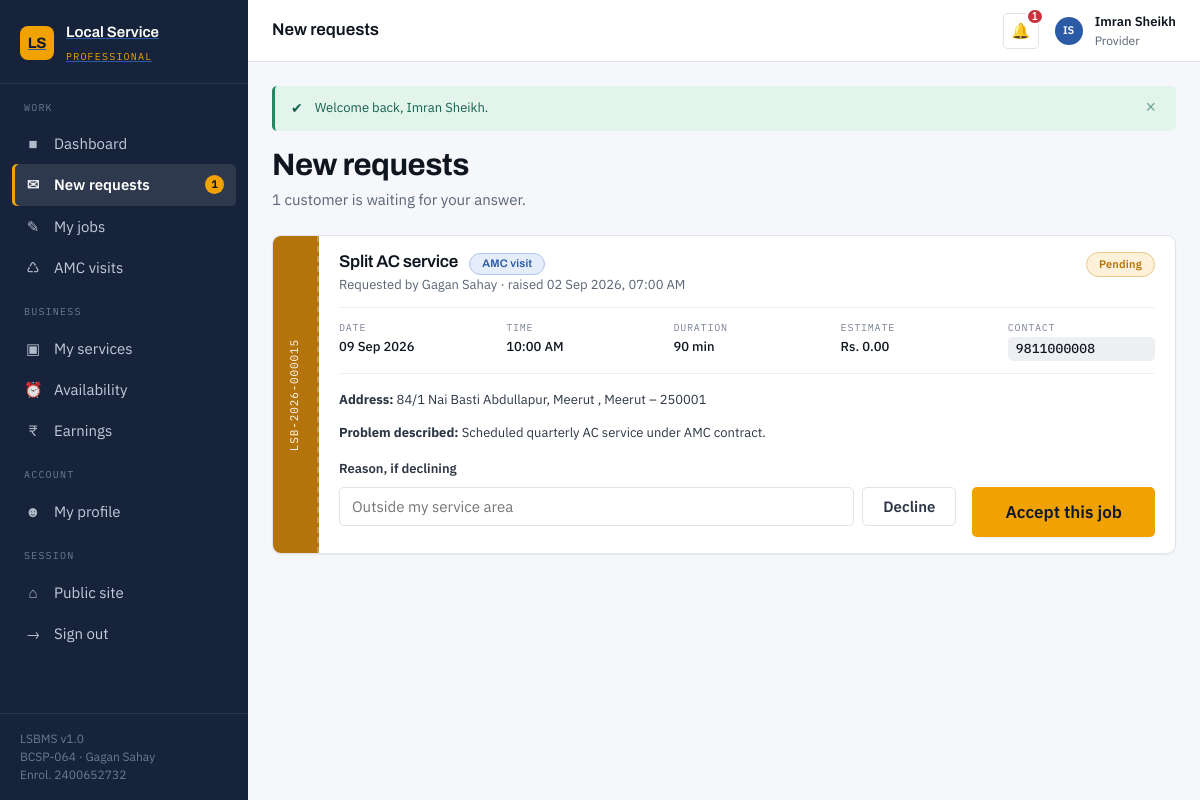
The app's page /provider/requests.php (signed in) with its own data.
### tables this page shows
CREATE TABLE bookings (
    booking_id          INT UNSIGNED NOT NULL AUTO_INCREMENT,
    booking_code        VARCHAR(20)  NOT NULL,
    user_id             INT UNSIGNED NOT NULL COMMENT 'The customer raising the request',
    provider_id         INT UNSIGNED NOT NULL,
    service_id          INT UNSIGNED     NULL COMMENT 'NULL when booked directly against a provider',
    booking_date        DATE         NOT NULL,
    booking_time        TIME         NOT NULL,
    duration_minutes    SMALLINT UNSIGNED NOT NULL DEFAULT 60,
    service_address     VARCHAR(255) NOT NULL,
    city                VARCHAR(60)      NULL,
    pincode             VARCHAR(6)       NULL,
    problem_description TEXT             NULL,
    status              ENUM('pending','confirmed','in_progress','completed','cancelled','rejected')
                        NOT NULL DEFAULT 'pending',
    estimated_cost      DECIMAL(10,2) NOT NULL DEFAULT 0.00,
    final_cost          DECIMAL(10,2)     NULL,
    cancellation_reason VARCHAR(255)      NULL,
    is_maintenance      TINYINT(1)   NOT NULL DEFAULT 0 COMMENT '1 = auto-raised by an AMC contract',
    created_at          DATETIME     NOT NULL DEFAULT CURRENT_TIMESTAMP,
    updated_at          DATETIME     NOT NULL DEFAULT CURRENT_TIMESTAMP ON UPDATE CURRENT_TIMESTAMP,

    PRIMARY KEY (booking_id),
    UNIQUE  KEY uq_bookings_code (booking_code),
    KEY idx_bookings_user     (user_id),
    KEY idx_bookings_provider (provider_id),
    KEY idx_bookings_service  (service_id),
    KEY idx_bookings_status   (status),
    KEY idx_bookings_date     (booking_date),
     
     
    KEY idx_bookings_slot     (provider_id, booking_date, booking_time),

    CONSTRAINT fk_bookings_user
        FOREIGN KEY (user_id)     REFERENCES users (user_id)
        ON DELETE CASCADE  ON UPDATE CASCADE,
    CONSTRAINT fk_bookings_provider
        FOREIGN KEY (provider_id) REFERENCES providers (provider_id)
        ON DELETE CASCADE  ON UPDATE CASCADE,
    CONSTRAINT fk_bookings_service
        FOREIGN KEY (service_id)  REFERENCES services (service_id)
        ON DELETE SET NULL ON UPDATE CASCADE
);

CREATE TABLE services (
    service_id       INT UNSIGNED NOT NULL AUTO_INCREMENT,
    provider_id      INT UNSIGNED NOT NULL,
    category_id      INT UNSIGNED NOT NULL,
    service_name     VARCHAR(120) NOT NULL,
    description      TEXT             NULL,
    base_price       DECIMAL(10,2) NOT NULL DEFAULT 0.00,
    duration_minutes SMALLINT UNSIGNED NOT NULL DEFAULT 60,
    is_active        TINYINT(1)   NOT NULL DEFAULT 1,
    created_at       DATETIME     NOT NULL DEFAULT CURRENT_TIMESTAMP,

    PRIMARY KEY (service_id),
    KEY idx_services_provider (provider_id),
    KEY idx_services_category (category_id),
    KEY idx_services_active   (is_active),

    CONSTRAINT fk_services_provider
        FOREIGN KEY (provider_id) REFERENCES providers (provider_id)
        ON DELETE CASCADE  ON UPDATE CASCADE,
    CONSTRAINT fk_services_category
        FOREIGN KEY (category_id) REFERENCES categories (category_id)
        ON DELETE RESTRICT ON UPDATE CASCADE
);

CREATE TABLE users (
    user_id        INT UNSIGNED  NOT NULL AUTO_INCREMENT,
    full_name      VARCHAR(100)  NOT NULL,
    email          VARCHAR(150)  NOT NULL,
    password_hash  VARCHAR(255)  NOT NULL  COMMENT 'bcrypt output of password_hash(); never plaintext',
    phone          VARCHAR(15)   NOT NULL,
    address        VARCHAR(255)      NULL,
    city           VARCHAR(60)       NULL,
    pincode        VARCHAR(6)        NULL,
    profile_photo  VARCHAR(255)      NULL  COMMENT 'Relative path under assets/uploads/',
    role           ENUM('customer','provider','admin') NOT NULL DEFAULT 'customer',
    status         ENUM('active','suspended')          NOT NULL DEFAULT 'active',
    created_at     DATETIME      NOT NULL DEFAULT CURRENT_TIMESTAMP,
    updated_at     DATETIME      NOT NULL DEFAULT CURRENT_TIMESTAMP ON UPDATE CURRENT_TIMESTAMP,

    PRIMARY KEY (user_id),
    UNIQUE  KEY uq_users_email (email),
    KEY     idx_users_role     (role),
    KEY     idx_users_city     (city)
);

### provider/requests.php (the view, shortened to what this page needs)
<?php
$pdo        = db();
$providerId = current_provider_id();
$stmt = $pdo->prepare(
    "SELECT b.*, u.full_name AS customer_name, u.phone AS customer_phone, u.email AS customer_email,
            s.service_name, s.duration_minutes AS service_duration
       FROM bookings b
       JOIN users    u ON u.user_id    = b.user_id
       LEFT JOIN services s ON s.service_id = b.service_id
      WHERE b.provider_id = :pid AND b.status = 'pending'
      ORDER BY b.booking_date ASC, b.booking_time ASC"
);
$stmt->execute([':pid' => $providerId]);
$requests = $stmt->fetchAll();
include __DIR__ . '/../includes/header.php';
?>
<?php if (!$requests): ?>
    <div class="card">
        <div class="empty">
            <div class="empty__icon" aria-hidden="true">&#9993;</div>
            <h3>No requests waiting</h3>
            <p>
                You are all caught up. New booking requests will appear here, and you will
                get a notification the moment one arrives.
            </p>
            <a class="btn btn--primary" href="jobs.php">See your accepted jobs</a>
        </div>
    </div>
<?php else: ?>
    <?php foreach ($requests as $r): ?>
        <article class="jobcard" id="b<?= (int) $r['booking_id'] ?>">
            <div class="jobcard__stub jobcard__stub--pending">
                <span class="jobcard__code"><?= e($r['booking_code']) ?></span>
            </div>
            <div class="jobcard__body">
                <div class="jobcard__top">
                    <div>
                        <h3 class="jobcard__title">
                            <?= e($r['service_name'] ?: 'General visit') ?>
                            <?php if ($r['is_maintenance']): ?>
                                <span class="badge badge--scheduled" style="margin-left:var(--sp-2)">AMC visit</span>
                            <?php endif; ?>
                        </h3>
                        <div class="jobcard__sub">
                            Requested by <?= e($r['customer_name']) ?>
                            &middot; raised <?= e(show_datetime($r['created_at'])) ?>
                        </div>
                    </div>
                    <?= status_badge('pending') ?>
                </div>
                <dl class="jobcard__facts">
                    <div><dt>Date</dt><dd><?= e(show_date($r['booking_date'])) ?></dd></div>
                    <div><dt>Time</dt><dd><?= e(show_time($r['booking_time'])) ?></dd></div>
                    <div><dt>Duration</dt><dd><?= (int) $r['duration_minutes'] ?> min</dd></div>
                    <div><dt>Estimate</dt><dd><?= e(money($r['estimated_cost'])) ?></dd></div>
                    <div><dt>Contact</dt><dd class="ref"><?= e($r['customer_phone']) ?></dd></div>
                </dl>
                <p class="text-small" style="margin:0 0 var(--sp-3)">
                    <strong>Address:</strong> <?= e($r['service_address']) ?>
                    <?= $r['city'] ? ', ' . e($r['city']) : '' ?>
                    <?= $r['pincode'] ? ' &ndash; ' . e($r['pincode']) : '' ?>
                </p>
                <?php if (!empty($r['problem_description'])): ?>
                    <p class="text-small" style="margin:0 0 var(--sp-4)">
                        <strong>Problem described:</strong> <?= e($r['problem_description']) ?>
                    </p>
                <?php endif; ?>
                <div class="jobcard__foot" style="gap:var(--sp-4);align-items:flex-start">
                    <form method="post" action="requests.php" style="flex:1;min-width:220px">
                        <label class="label" for="reason<?= (int) $r['booking_id'] ?>">
                            Reason, if declining
                        </label>
                        <div style="display:flex;gap:var(--sp-2)">
                            <input class="input" type="text" name="remarks"
                                   id="reason<?= (int) $r['booking_id'] ?>"
                                   placeholder="Outside my service area">
                            <button class="btn btn--outline" type="submit"
                                    data-confirm="Decline <?= e($r['booking_code']) ?>?">
                                Decline
                            </button>
                        </div>
                    </form>
                    <form method="post" action="requests.php">
                        <button class="btn btn--accent btn--lg" type="submit">Accept this job</button>
                    </form>
                </div>
            </div>
        </article>
    <?php endforeach; ?>
<?php endif; ?>
<?php include __DIR__ . '/../includes/footer.php'; ?>

### includes/functions.php (shortened to what this page needs)
<?php
function e($value): string
{
    return htmlspecialchars((string) ($value ?? ''), ENT_QUOTES | ENT_SUBSTITUTE, 'UTF-8');
}
function render_flashes(): string
{
    $icons = ['success' => '&#10004;', 'error' => '&#10006;', 'warning' => '&#9888;', 'info' => '&#8505;'];
    $html  = '';
    foreach ($_SESSION['flash'] as $f) {
        $type  = in_array($f['type'], ['success', 'error', 'warning', 'info'], true) ? $f['type'] : 'info';
        $html .= '<div class="alert alert--' . $type . '" role="alert">'
               . '<span class="alert__icon">' . ($icons[$type] ?? '') . '</span>'
               . '<span class="alert__text">' . e($f['message']) . '</span>'
               . '<button type="button" class="alert__close" aria-label="Dismiss">&times;</button>'
               . '</div>';
    }
    return $html;
}
function money($amount): string
{
    return CURRENCY . ' ' . number_format((float) $amount, 2);
}
function show_date(?string $date): string
{
    return $date ? date(DATE_FORMAT, strtotime($date)) : '--';
}
function show_time(?string $time): string
{
    return $time ? date(TIME_FORMAT, strtotime($time)) : '--';
}
function show_datetime(?string $dt): string
{
    return $dt ? date(DATETIME_FORMAT, strtotime($dt)) : '--';
}
function status_badge(string $status): string
{
    $labels = [
        'pending'     => 'Pending',
        'confirmed'   => 'Confirmed',
        'in_progress' => 'In Progress',
        'completed'   => 'Completed',
        'cancelled'   => 'Cancelled',
        'rejected'    => 'Rejected',
        'active'      => 'Active',
        'suspended'   => 'Suspended',
        'verified'    => 'Verified',
        'expired'     => 'Expired',
        'scheduled'   => 'Scheduled',
        'due'         => 'Due',
        'missed'      => 'Missed',
        'paid'        => 'Paid',
        'refunded'    => 'Refunded',
    ];
    $label = $labels[$status] ?? ucfirst(str_replace('_', ' ', $status));
    return '<span class="badge badge--' . e($status) . '">' . e($label) . '</span>';
}

### records on screen
bookings: booking_code "LSB-2026-000015", service.service_name "Split AC service", is_maintenance "AMC visit", user.full_name "Gagan Sahay", created_at "02 Sep 2026, 07:00 AM", booking_date "09 Sep 2026", booking_time "10:00 AM", duration_minutes "90", estimated_cost "Rs. 0.00", user.phone "9811000008", service_address "84/1 Nai Basti Abdullapur, Meerut", city "Meerut", pincode "250001", problem_description "Scheduled quarterly AC service under AMC contract."

### other values on screen
$roleLabels[$role] "PROFESSIONAL"
$groupName "WORK"
$icon "■"
$label "Dashboard"
$icon "✉"
$label "New requests"
$count "1"
$icon "✎"
$label "My jobs"
$icon "♺"
$label "AMC visits"
$groupName "BUSINESS"
$icon "▣"
$label "My services"
$icon "⏰"
